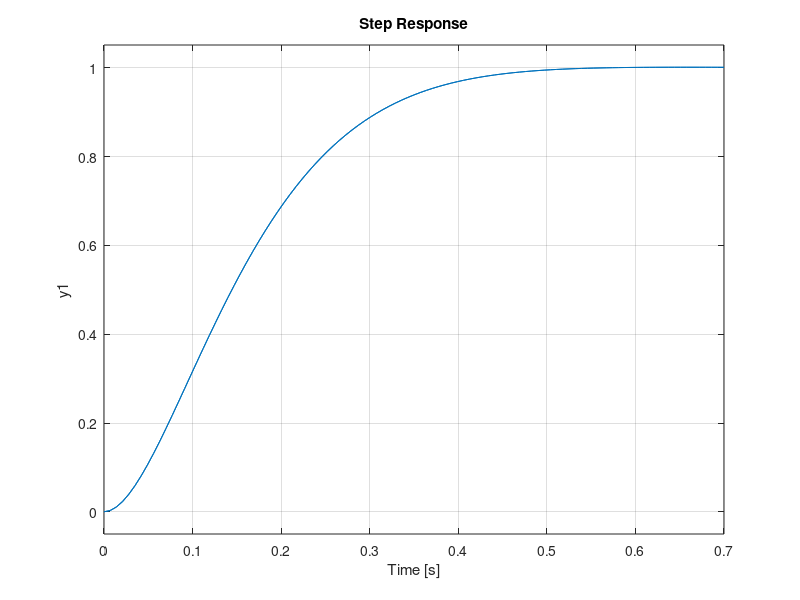

This figure's MATLAB source:

close all;
s = tf('s');
Cx = 0.47;
G = 9.81;
wn = 11;
zeta = 0.9;
Gaccel = -G*s/(s+Cx);
Gtheta = wn^2/(s^2 + 2*zeta*wn*s + wn^2);

Gaccel_inv = 1/Gaccel;

G1 = minreal(Gaccel_inv * Gtheta * Gaccel);

%dynamics are basically the theta dynamics
step(G1);

% What does it look like if the Gaccel and Gtheta are combined into
% one system
a = [-Cx -G 0;
      0   0 1;
      0 -wn^2 -2*zeta*wn];
b = [0;0;wn^2];
c = [-Cx -G 0];
d = 0;
sys = ss(a,b,c,d);
G2  = minreal(Gaccel_inv * sys);
hold on;
step(G2);

% so same! 


% What does it look like if the control is linear and the plant is
% nonlinear




function vdot = accelLoopWithAngleDynamics_eom(t,v);
global Cx G accelCmd

% calculate control

theta = -atan2(accelCmd + Cx*v,G);

% equations of motion
vdot = -Cx*v - G*tan(theta);
thetadot = q;
qdot = -wn^2

end

